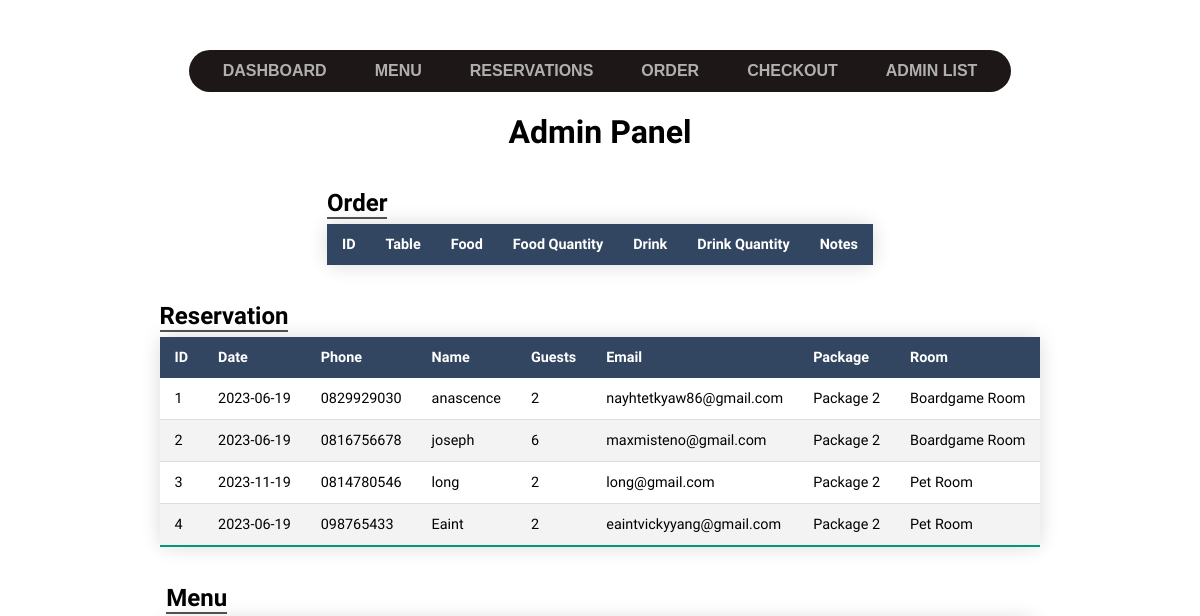
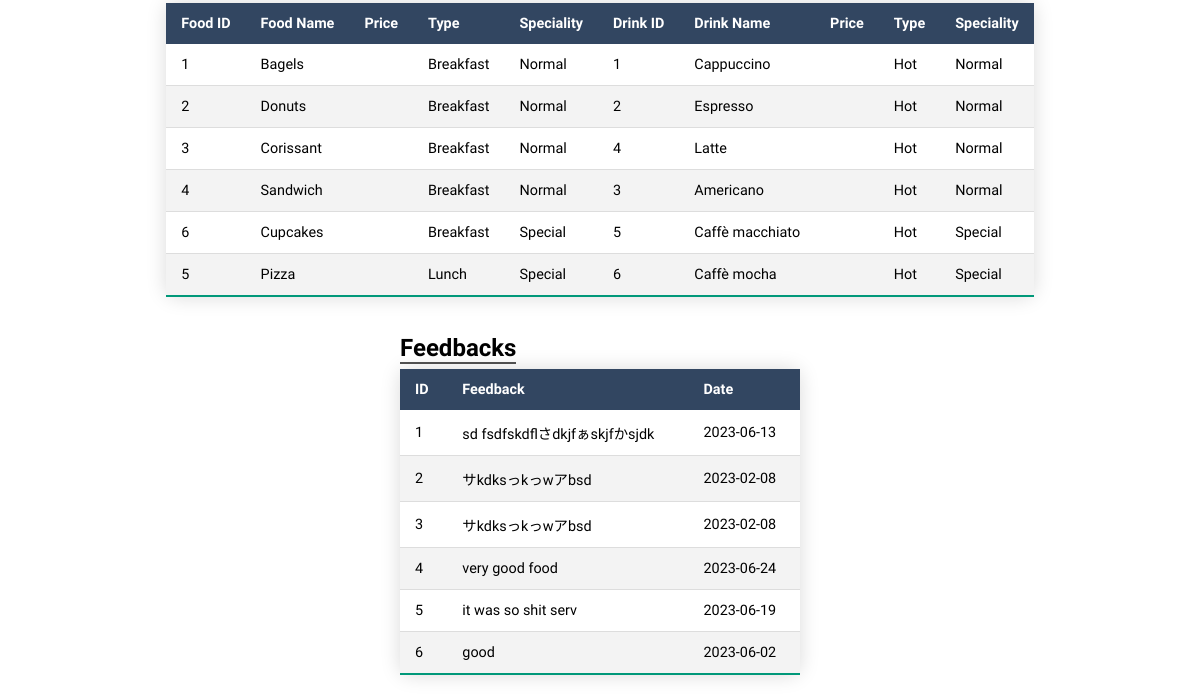
Page /admin/index.php on the earlier database version (2 pictures, top to bottom).
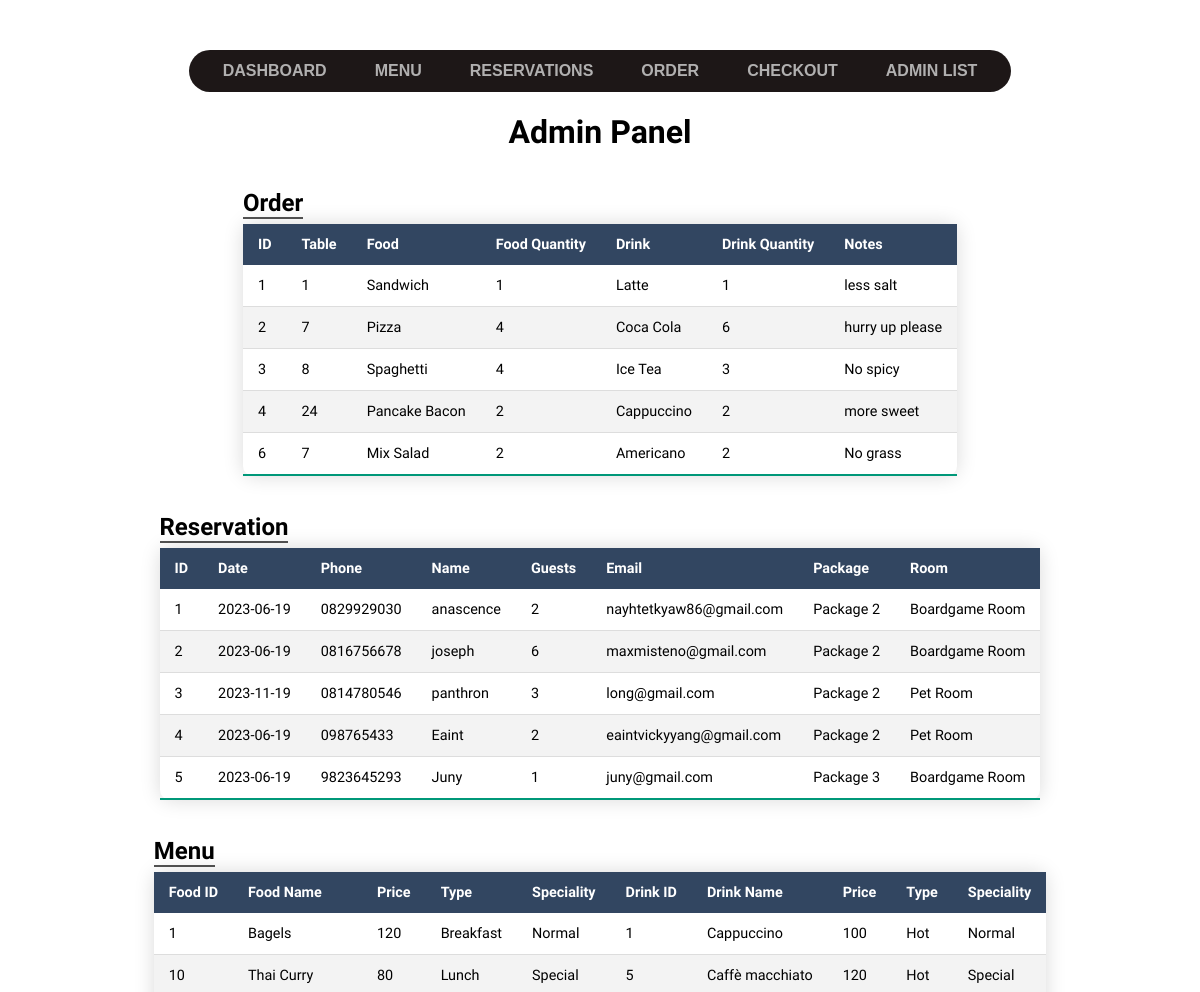
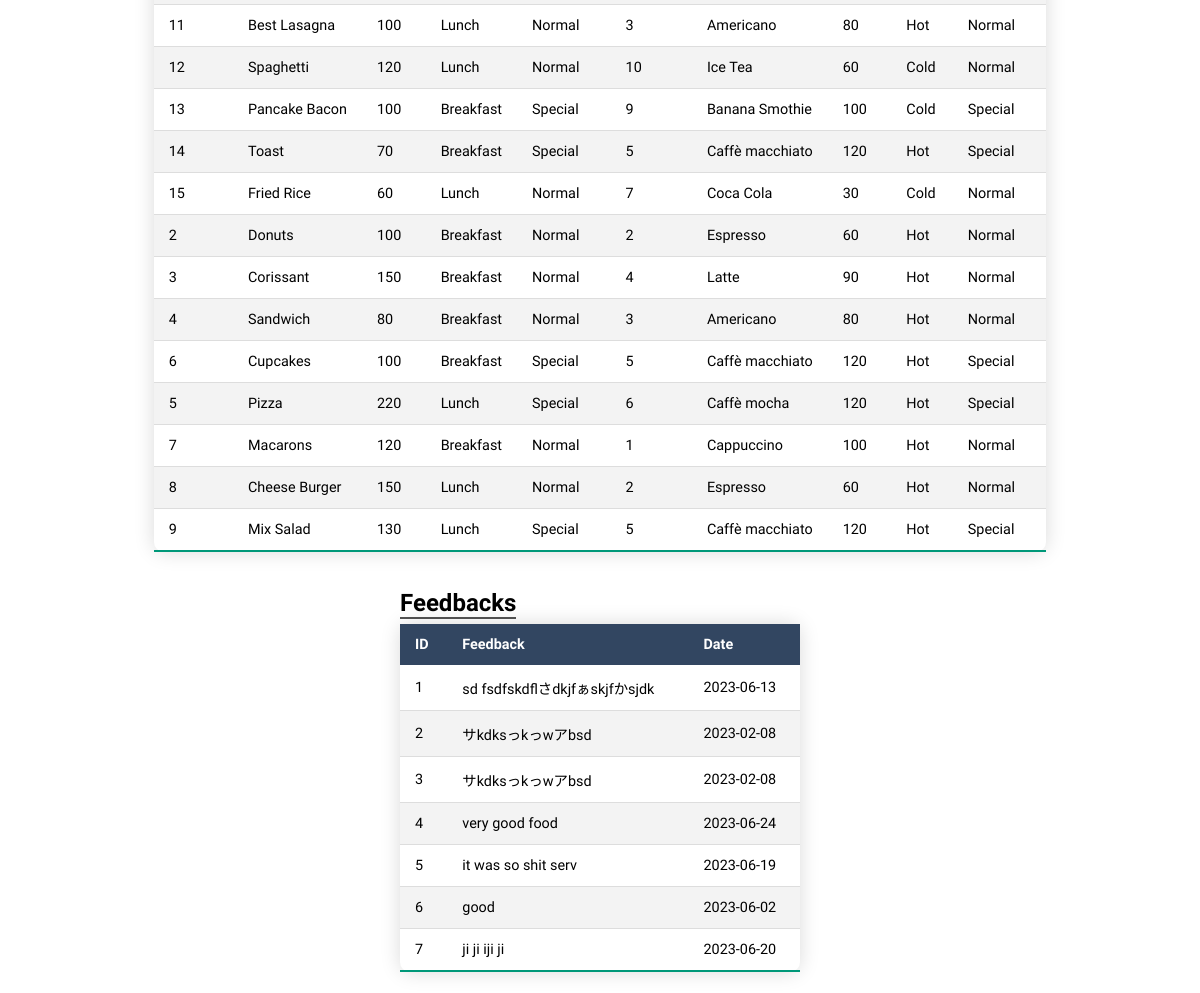
Same page on the later database version (2 pictures, top to bottom).
### tables this page shows
CREATE TABLE `reservations` (
  `reservations_id` int NOT NULL AUTO_INCREMENT,
  `reservation_date` date NOT NULL,
  `customer_phone` varchar(45) NOT NULL,
  `customer_name` varchar(45) NOT NULL,
  `number_of_guests` int NOT NULL,
  `customer_email` varchar(45) NOT NULL,
  `package_name` varchar(45) NOT NULL,
  `room_id` varchar(45) NOT NULL,
  PRIMARY KEY (`reservations_id`),
  KEY `package_idx` (`package_name`),
  KEY `room_name_idx` (`room_id`),
  CONSTRAINT `package_name` FOREIGN KEY (`package_name`) REFERENCES `packages` (`package_name`) ON DELETE CASCADE ON UPDATE CASCADE,
  CONSTRAINT `room_name` FOREIGN KEY (`room_id`) REFERENCES `room` (`room_name`)
);

CREATE TABLE `menu` (
  `menu_no` varchar(45) NOT NULL,
  `food` int DEFAULT NULL,
  `drink` int DEFAULT NULL,
  PRIMARY KEY (`menu_no`),
  KEY `food_idx` (`food`),
  KEY `drink_idx` (`drink`),
  CONSTRAINT `drink` FOREIGN KEY (`drink`) REFERENCES `drinks` (`drink_id`),
  CONSTRAINT `food` FOREIGN KEY (`food`) REFERENCES `foods` (`food_id`)
);

CREATE TABLE `foods` (
  `food_id` int NOT NULL,
  `food_name` varchar(45) NOT NULL,
  `meal_type` varchar(45) NOT NULL,
  `speciality` varchar(45) NOT NULL,
  `food_type` varchar(45) NOT NULL,
  `fprice` float NOT NULL,
  `img` tinyblob,
  PRIMARY KEY (`food_id`),
  KEY `foodname` (`food_name`)
);

CREATE TABLE `drinks` (
  `drink_id` int NOT NULL AUTO_INCREMENT,
  `drink_name` varchar(45) NOT NULL,
  `speciality` varchar(45) NOT NULL,
  `drink_type` varchar(45) NOT NULL,
  `dprice` float NOT NULL,
  `img` blob,
  PRIMARY KEY (`drink_id`),
  KEY `drinkname` (`drink_name`)
);

CREATE TABLE `customer_feedbacks` (
  `feedback_id` int NOT NULL AUTO_INCREMENT,
  `feedback` longtext NOT NULL,
  `fdate` date NOT NULL,
  PRIMARY KEY (`feedback_id`)
);

CREATE TABLE `orders` (
  `order_id` int NOT NULL AUTO_INCREMENT,
  `table_id` int NOT NULL,
  `food` varchar(45) DEFAULT NULL,
  `food_quantity` int DEFAULT NULL,
  `drink` varchar(45) DEFAULT NULL,
  `drink_quantity` int DEFAULT NULL,
  `notes` varchar(45) DEFAULT NULL,
  PRIMARY KEY (`order_id`),
  KEY `table_id_idx` (`table_id`),
  KEY `food_name_idx` (`food`),
  KEY `menu_drink_name_idx` (`drink`),
  CONSTRAINT `menu_drink_name` FOREIGN KEY (`drink`) REFERENCES `drinks` (`drink_name`),
  CONSTRAINT `menu_food_name` FOREIGN KEY (`food`) REFERENCES `foods` (`food_name`),
  CONSTRAINT `table_id` FOREIGN KEY (`table_id`) REFERENCES `table` (`table_id`)
);

### admin/index.php (the view, shortened to what the changed rows need)
<?php
    $dsn = 'mysql:dbname=stamfordcafe;host=localhost';
    $dbuser ='root';
    $dbPassword ='security';
    try{
        $connection = new PDO($dsn , $dbuser, $dbPassword);
    }catch(PDOException $e){
        $_SESSION['messages'][] = 'Connection failed!' . $e->getMessage();
    }
    $reservation_statement = ("SELECT * FROM reservations");
    $order_statement = ("SELECT * FROM ORDERS");
    $menu_statement = ("SELECT food, foods.food_name, foods.fprice,foods.meal_type, foods.speciality, drink, drinks.drink_name, drinks.dprice, drinks.drink_type, drinks.speciality
                        FROM stamfordcafe.menu
                        INNER JOIN foods ON food = foods.food_id
                        INNER JOIN drinks ON drink = drinks.drink_id");
    $customer_feedback_statement = ("SELECT * FROM customer_feedbacks");
    $reservation = $connection->query($reservation_statement);
    $order = $connection->query($order_statement);
    $menu = $connection->query($menu_statement);
    $feedback = $connection->query($customer_feedback_statement);
?>
<!DOCTYPE html>
<html lang="en">
<head>
    <link rel="stylesheet" href="./stuffs/nav.css">
    <link rel="stylesheet" href="./stuffs/tables.css">
    <link rel="stylesheet" href="./stuffs/style.css">
</head>
<body>
    <h1>Admin Panel</h1>
    <div class="main-body">
        <div class="order">
            <h2>Order</h2>
            <table class="content-table">
                <thead>
                    <tr>
                        <th>ID</th>
                        <th>Table</th>
                        <th>Food</th>
                        <th>Food Quantity</th>
                        <th>Drink</th>
                        <th>Drink Quantity</th>
                        <th>Notes</th>
                    </tr>
                </thead>
                <tbody>
                    <?php foreach ($order as $row) {?>
                        <tr>
                            <td><?php echo $row['order_id'] ?></td>
                            <td><?php echo $row['table_id'] ?></td>
                            <td><?php echo $row['food'] ?></td>
                            <td><?php echo $row['food_quantity'] ?></td>
                            <td><?php echo $row['drink'] ?></td>
                            <td><?php echo $row['drink_quantity'] ?></td>
                            <td><?php echo $row['notes'] ?></td>
                        </tr>
                    <?php } ?>
                </tbody>
            </table>
        </div>
        <div class="reservation">
            <h2>Reservation</h2>
            <table class="content-table" >
                <thead>
                    <tr>
                        <th>ID</th>
                        <th>Date</th>
                        <th>Phone</th>
                        <th>Name</th>
                        <th>Guests</th>
                        <th>Email</th>
                        <th>Package</th>
                        <th>Room</th>
                    </tr>
                </thead>
                <tbody>
                <?php foreach ($reservation as $row) {?>
                    <tr>
                        <td><?php echo $row['reservations_id'] ?></td>
                        <td><?php echo $row['reservation_date'] ?></td>
                        <td><?php echo $row['customer_phone'] ?></td>
                        <td><?php echo $row['customer_name'] ?></td>
                        <td><?php echo $row['number_of_guests'] ?></td>
                        <td><?php echo $row['customer_email'] ?></td>
                        <td><?php echo $row['package_name'] ?></td>
                        <td><?php echo $row['room_id'] ?></td>
                    </tr>
                <?php } ?>
                </tbody>
            </table>
        </div>
        <div class="menu">
            <h2>Menu</h2>
            <table class="content-table" >
                <thead>
                    <tr >
                        <th>Food ID</th>
                        <th>Food Name</th>
                        <th>Price</th>
                        <th>Type</th>
                        <th>Speciality</th>
                        <th>Drink ID</th>
                        <th>Drink Name</th>
                        <th>Price</th>
                        <th>Type</th>
                        <th>Speciality</th>
                    </tr>
                </thead>
                <tbody class="tmenu">
                <?php foreach ($menu as $row) {?>
                    <tr>
                        <td><?php echo $row['food'] ?></td>
                        <td><?php echo $row['food_name'] ?></td>
                        <td><?php echo $row['fprice'] ?></td>
                        <td><?php echo $row['meal_type'] ?></td>
                        <td><?php echo $row['speciality'] ?></td>
                        <td><?php echo $row['drink'] ?></td>
                        <td><?php echo $row['drink_name'] ?></td>
                        <td><?php echo $row['dprice'] ?></td>
                        <td><?php echo $row['drink_type'] ?></td>
                        <td><?php echo $row['speciality'] ?></td>
                    </tr>
                <?php } ?>
                </tbody>
            </table>
        </div>
        <div class="feedback">
            <h2>Feedbacks</h2>
            <table class="content-table">
                <thead>
                    <tr>
                        <th>ID</th>
                        <th>Feedback</th>
                        <th>Date</th>
                    </tr>
                </thead>
                <tbody>
                <?php foreach ($feedback as $row) {?>
                    <tr>
                        <td><?php echo $row['feedback_id'] ?></td>
                        <td><?php echo $row['feedback'] ?></td>
                        <td><?php echo $row['fdate'] ?></td>
                    </tr>
                <?php } ?>
                </tbody>
            </table>
        </div>
    </div>
</body>
</html>

Differences in the rows shown:
added orders: order_id "1", table "1", food "Sandwich", food_quantity "1", drink "Latte", drink_quantity "1", notes "less salt"
added orders: order_id "2", table "7", food "Pizza", food_quantity "4", drink "Coca Cola", drink_quantity "6", notes "hurry up please"
added orders: order_id "3", table "8", food "Spaghetti", food_quantity "4", drink "Ice Tea", drink_quantity "3", notes "No spicy"
added orders: order_id "4", table "24", food "Pancake Bacon", food_quantity "2", drink "Cappuccino", drink_quantity "2", notes "more sweet"
added orders: order_id "6", table "7", food "Mix Salad", food_quantity "2", drink "Americano", drink_quantity "2", notes "No grass"
changed reservations "long@gmail.com": customer_name "long" → "panthron"; number_of_guests "2" → "3"
added reservations: reservations_id "5", reservation_date "2023-06-19", customer_phone "9823645293", customer_name "Juny", number_of_guests "1", customer_email "juny@gmail.com", package_name "Package 3", room "Boardgame Room"
changed through a linked row, menu "Bagels": food.fprice (not shown) → "120"; drink.dprice (not shown) → "100"
added menu: food "10", food.food_name "Thai Curry", food.fprice "80", food.meal_type "Lunch", drink.speciality "Special", drink "5", drink.drink_name "Caffè macchiato", drink.dprice "120", drink.drink_type "Hot"
added menu: food "11", food.food_name "Best Lasagna", food.fprice "100", food.meal_type "Lunch", drink.speciality "Normal", drink "3", drink.drink_name "Americano", drink.dprice "80", drink.drink_type "Hot"
added menu: food "12", food.food_name "Spaghetti", food.fprice "120", food.meal_type "Lunch", drink.speciality "Normal", drink "10", drink.drink_name "Ice Tea", drink.dprice "60", drink.drink_type "Cold"
added menu: food "13", food.food_name "Pancake Bacon", food.fprice "100", food.meal_type "Breakfast", drink.speciality "Special", drink "9", drink.drink_name "Banana Smothie", drink.dprice "100", drink.drink_type "Cold"
added menu: food "14", food.food_name "Toast", food.fprice "70", food.meal_type "Breakfast", drink.speciality "Special", drink "5", drink.drink_name "Caffè macchiato", drink.dprice "120", drink.drink_type "Hot"
added menu: food "15", food.food_name "Fried Rice", food.fprice "60", food.meal_type "Lunch", drink.speciality "Normal", drink "7", drink.drink_name "Coca Cola", drink.dprice "30", drink.drink_type "Cold"
changed through a linked row, menu "Donuts": food.fprice (not shown) → "100"; drink.dprice (not shown) → "60"
changed through a linked row, menu "Corissant": food.fprice (not shown) → "150"; drink.dprice (not shown) → "90"
changed through a linked row, menu "Sandwich": food.fprice (not shown) → "80"; drink.dprice (not shown) → "80"
changed through a linked row, menu "Cupcakes": food.fprice (not shown) → "100"; drink.dprice (not shown) → "120"
changed through a linked row, menu "Pizza": food.fprice (not shown) → "220"; drink.dprice (not shown) → "120"
added menu: food "7", food.food_name "Macarons", food.fprice "120", food.meal_type "Breakfast", drink.speciality "Normal", drink "1", drink.drink_name "Cappuccino", drink.dprice "100", drink.drink_type "Hot"
added menu: food "8", food.food_name "Cheese Burger", food.fprice "150", food.meal_type "Lunch", drink.speciality "Normal", drink "2", drink.drink_name "Espresso", drink.dprice "60", drink.drink_type "Hot"
added menu: food "9", food.food_name "Mix Salad", food.fprice "130", food.meal_type "Lunch", drink.speciality "Special", drink "5", drink.drink_name "Caffè macchiato", drink.dprice "120", drink.drink_type "Hot"
added customer_feedbacks: feedback_id "7", feedback "ji ji iji ji", fdate "2023-06-20"
